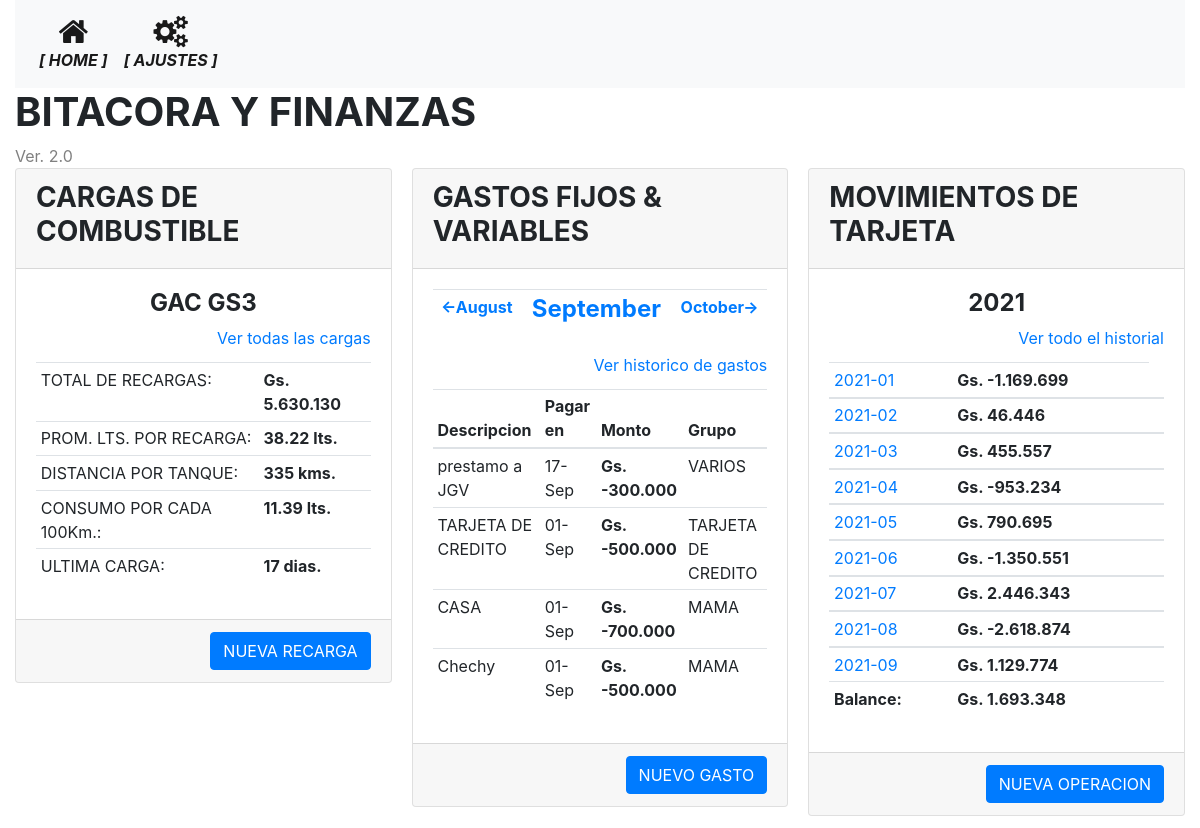
/index, run on the app's committed database.
### models.py (models this page shows, shortened)
class GastosFijos(db.Model):
    __tablename__='gastos_fijos'
    id = db.Column(db.Integer, primary_key=True)
    date = db.Column(db.Date, nullable=False)
    fecha_pagar = db.Column(db.Date, nullable=False)
    descripcion = db.Column(db.String(100), nullable=False)
    monto = db.Column(db.Integer)
    operacion = db.Column(db.Boolean, server_default=u'False')
    pagado = db.Column(db.Boolean, server_default=u'False')
    id_agrupador_gastos = db.Column(db.Integer, db.ForeignKey('agrupador_gastos.id'), nullable=True)
    agrupador_gastos = db.relationship('AgrupadorGastos',backref='agrupador_gastos', foreign_keys=[id_agrupador_gastos])

class AgrupadorGastos(db.Model):
    __tablename__='agrupador_gastos'
    id = db.Column(db.Integer, primary_key=True)
    agrupador = db.Column(db.String(100), nullable=False)

### routes.py (the view)
@app.route('/')
@app.route('/index', methods=['GET', 'POST'])
def index():
    form = FormularioCombustible()
    cargas = Cargas.query.all()
    anno = datetime.now().strftime("%Y")
    fechas_referencia = {'mes_anterior':datetime.now() - timedelta(days=29), 'fecha_actual':datetime.now(),  'mes_siguiente':datetime.now() + timedelta(days=29)}
    referencias_principales = referencias_vehiculo(cargas)
    movimientos = dbmodel.session.query(func.strftime("%Y-%m", Movimientos.fecha_operacion).label('fecha'), func.sum(Movimientos.monto_operacion).label('total')).group_by(func.strftime("%Y-%m", Movimientos.fecha_operacion)).filter(func.strftime("%Y", Movimientos.fecha_operacion)==anno).all()
    balance_movimientos = balance_cuenta()
    gastos = dbmodel.session.query(GastosFijos).filter(func.strftime("%Y-%m", GastosFijos.fecha_pagar)==fechas_referencia['fecha_actual'].strftime('%Y-%m')).all()
    return render_template('home.html',  form=form, **referencias_principales, movimientos=movimientos, anno=anno, fechas_referencia=fechas_referencia, balance_movimientos=balance_movimientos, gastos=gastos) #usar ** permite que se manipule la variable directamente en el DOM

### utilitarios.py (called while the page is built)
def balance_cuenta():
    sum_montos = dbmodel.session.query(func.sum(Movimientos.monto_operacion)).scalar()
    return sum_montos

### templates/home.html (shortened to what this page needs)
{% extends "base.html" %}
{% block main %}
<form action="{{ url_for('nueva_recarga') }}" method="post">
    <h1><strong>BITACORA Y FINANZAS</strong></h1>
    <span style="color: grey">Ver. 2.0</span>
    <div class="card-columns">
        <div class="card">
            <div class="card-header">
                <h3><strong>CARGAS DE COMBUSTIBLE</strong></h3>
            </div>
            <div class="card-body">
                <div class="card-title">
                    <h4 class="card-text text-center"><strong>{{ vehiculo }}</strong></h4>
                    <div class="card-text text-right">
                        <a href="{{ url_for('recargas') }}" class="card-link">Ver todas las cargas</a>
                    </div>
                </div>
                <div>
                    <table class="table table-sm">
                        <tr><td>TOTAL DE RECARGAS:</td><td><strong>{{ "Gs. {:,.0f}".format(suma_total_cargas).replace(",", ".") }}</strong></td></tr>
                        <tr><td>PROM. LTS. POR RECARGA:</td><td><strong>{{ '%0.2f'|format(promedio_litros_por_recarga|float) }} lts.</strong></td></tr>
                        <tr><td>DISTANCIA POR TANQUE:</td><td><strong>{{ promedio_recorrido_por_tanque }} kms.</strong></td></tr>
                        <tr><td>CONSUMO POR CADA 100Km.:</td><td><strong>{{ '%0.2f'|format(consumo_por_100km|float) }} lts.</strong></td></tr>
                        <tr><td>ULTIMA CARGA:</td><td><strong>{{ promedio_dias_carga }} dias.</strong></td></tr>
                    </table>
                </div>
            </div>
            <div class="card-footer text-muted text-right">
                <a href="{{ url_for('nueva_recarga') }}" class="btn btn-primary">NUEVA RECARGA</a>
            </div>
        </div>
        <div class="card">
            <div class="card-header">
                <h3><strong>GASTOS FIJOS & VARIABLES</strong></h3>
            </div>
            <div class="card-body">
                <div class="card-title text-center">
                    <table class="table table-sm">
                        <td><a href="{{ url_for('historico_gastos_detalle', periodo=fechas_referencia.mes_anterior.strftime('%Y-%m')) }}" class="card-link"><strong><-{{ fechas_referencia.mes_anterior.strftime('%B') }}</strong></a></td>
                        <td><a href="{{ url_for('historico_gastos_detalle', periodo=fechas_referencia.fecha_actual.strftime('%Y-%m')) }}" class="card-link"><h4><strong>{{ fechas_referencia.fecha_actual.strftime('%B') }}</strong></h4></a></td>
                        <td><a href="{{ url_for('historico_gastos_detalle', periodo=fechas_referencia.mes_siguiente.strftime('%Y-%m')) }}" class="card-link"><strong>{{ fechas_referencia.mes_siguiente.strftime('%B') }}-></strong></a></td>
                    </table>
                    <div class="card-text text-right">
                        <a href="{{ url_for('index') }}" class="card-link">Ver historico de gastos</a>
                    </div>
                </div>
                <div>
                    <table class="table table-sm">
                        <thead>
                            <th>Descripcion</th>
                            <th>Pagar en</th>
                            <th>Monto</th>
                            <th>Grupo</th>
                        </thead>
                        <tbody>
                        {% for gasto in gastos %}
                            <tr>
                                <td>{{ gasto.descripcion }}</td>
                                <td>{{ gasto.fecha_pagar.strftime('%d-%b') }}</td>
                                <td><strong>Gs. {{ "+" if gasto.operacion else "-" }}{{ "{:,.0f}".format(gasto.monto).replace(",", ".") }}</strong></td>
                                <td>{{ gasto.agrupador_gastos.agrupador }}</td>
                            </tr>
                        {% endfor %}
                        </tbody>
                    </table>
                </div>
            </div>
            <div class="card-footer text-muted text-right">
                <a href="{{ url_for('nuevo_gasto') }}" class="btn btn-primary">NUEVO GASTO</a>
            </div>
        </div>
        <div class="card">
            <div class="card-header">
                <h3><strong>MOVIMIENTOS DE TARJETA</strong></h3>
            </div>
            <div class="card-body">
                <div class="card-title">
                    <h4 class="card-text text-center"><strong>{{ fechas_referencia.fecha_actual.strftime('%Y') }}</strong></h4>
                    <div class="card-text text-right">
                        <a href="{{ url_for('historial_operacion', anno=anno, anno_mes='2021-01') }}" class="card-link">Ver todo el historial</a>
                    </div>
                </div>
                <div>
                    <table class="table table-sm">
                        {% for movimiento in movimientos %}
                        <tbody>
                            <tr>
                                <td><a href="{{ url_for('movimientos_mes', mes=movimiento.fecha) }}">{{ movimiento.fecha }}</a></td>
                                <td><strong>{{ "Gs. {:,.0f}".format(movimiento.total).replace(",", ".") }}</strong></td>
                            </tr>
                        </tbody>
                        {% endfor %}
                        <tfoot>
                            <tr>
                                <td><strong>Balance:</strong></td>
                                <td><strong>{{ "Gs. {:,.0f}".format(balance_movimientos|int).replace(",", ".") }}</strong></td>
                                <td></td>
                            </tr>
                        </tfoot>
                    </table>
                </div>
            </div>
            <div class="card-footer text-muted text-right">
                <a href="{{ url_for('nueva_operacion') }}" class="btn btn-primary">NUEVA OPERACION</a>
            </div>
        </div>
    </div>
{% endblock %}

### data on the page
GastosFijos: descripcion "prestamo a JGV", fecha_pagar "17-Sep", operacion "-", monto "300.000", agrupador_gastos.agrupador "VARIOS"
GastosFijos: descripcion "TARJETA DE CREDITO", fecha_pagar "01-Sep", operacion "-", monto "500.000", agrupador_gastos.agrupador "TARJETA DE CREDITO"
GastosFijos: descripcion "CASA", fecha_pagar "01-Sep", operacion "-", monto "700.000", agrupador_gastos.agrupador "MAMA"
GastosFijos: descripcion "Chechy", fecha_pagar "01-Sep", operacion "-", monto "500.000", agrupador_gastos.agrupador "MAMA"

### other printed values
{{ vehiculo }} "GAC GS3"
{{ "Gs. {:,.0f}".format(suma_total_cargas).replace(",", ".") }} "Gs. 5.630.130"
{{ '%0.2f'|format(promedio_litros_por_recarga|float) }} "38.22"
{{ promedio_recorrido_por_tanque }} "335"
{{ '%0.2f'|format(consumo_por_100km|float) }} "11.39"
{{ fechas_referencia.mes_anterior.strftime('%B') }} "August"
{{ fechas_referencia.fecha_actual.strftime('%B') }} "September"
{{ fechas_referencia.mes_siguiente.strftime('%B') }} "October"
{{ fechas_referencia.fecha_actual.strftime('%Y') }} "2021"
{{ movimiento.fecha }} "2021-01" "2021-02" "2021-03" "2021-04" "2021-05" "2021-06" "2021-07" "2021-08" "2021-09"
{{ "Gs. {:,.0f}".format(movimiento.total).replace(",", ".") }} "Gs. -1.169.699" "Gs. 46.446" "Gs. 455.557" "Gs. -953.234" "Gs. 790.695" "Gs. -1.350.551" "Gs. 2.446.343" "Gs. -2.618.874" "Gs. 1.129.774"
{{ "Gs. {:,.0f}".format(balance_movimientos|int).replace(",", ".") }} "Gs. 1.693.348"
